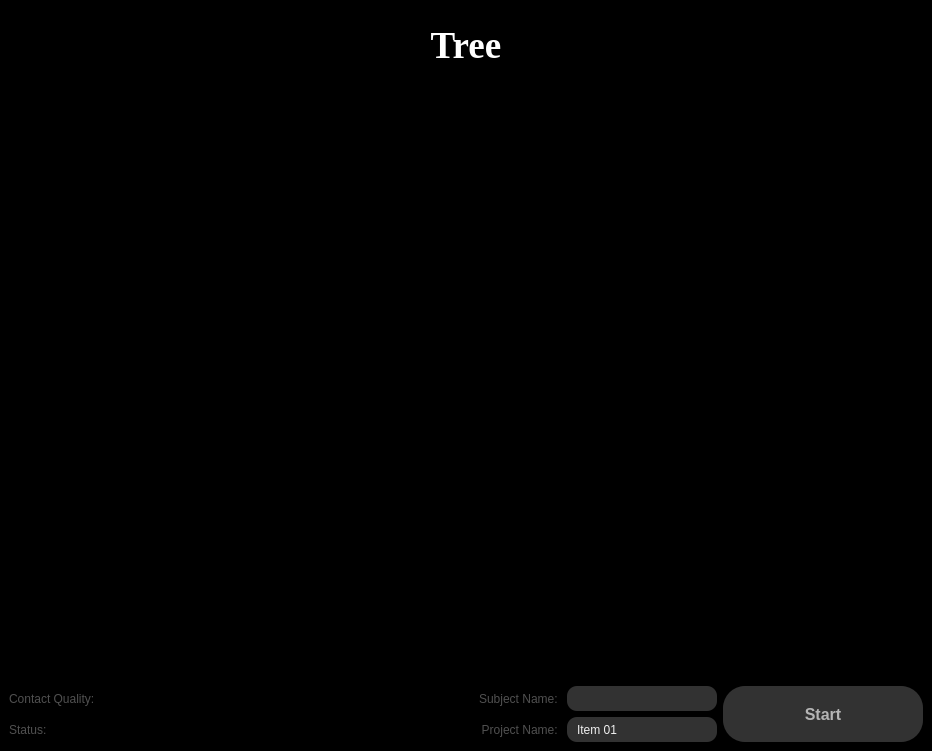
<?xml version="1.0" encoding="UTF-8"?>
<ui version="4.0">
 <class>MainWindow</class>
 <widget class="QMainWindow" name="MainWindow">
  <property name="geometry">
   <rect>
    <x>0</x>
    <y>0</y>
    <width>932</width>
    <height>751</height>
   </rect>
  </property>
  <property name="windowTitle">
   <string>Image to Brain</string>
  </property>
  <property name="styleSheet">
   <string notr="true">background-color: rgb(0, 0, 0);</string>
  </property>
  <widget class="QWidget" name="centralwidget">
   <layout class="QGridLayout" name="gridLayout_2">
    <item row="0" column="0">
     <layout class="QGridLayout" name="gridLayout_3">
      <item row="0" column="0" colspan="4">
       <widget class="QLabel" name="lbl_imageClass">
        <property name="minimumSize">
         <size>
          <width>0</width>
          <height>0</height>
         </size>
        </property>
        <property name="maximumSize">
         <size>
          <width>16777215</width>
          <height>72</height>
         </size>
        </property>
        <property name="font">
         <font>
          <family>Times New Roman</family>
          <pointsize>28</pointsize>
          <weight>75</weight>
          <italic>false</italic>
          <bold>true</bold>
         </font>
        </property>
        <property name="styleSheet">
         <string notr="true">color: rgb(255, 255, 255);</string>
        </property>
        <property name="text">
         <string>Tree</string>
        </property>
        <property name="alignment">
         <set>Qt::AlignCenter</set>
        </property>
       </widget>
      </item>
      <item row="2" column="3" rowspan="2">
       <widget class="QPushButton" name="btn_main">
        <property name="sizePolicy">
         <sizepolicy hsizetype="Preferred" vsizetype="Preferred">
          <horstretch>0</horstretch>
          <verstretch>0</verstretch>
         </sizepolicy>
        </property>
        <property name="minimumSize">
         <size>
          <width>110</width>
          <height>0</height>
         </size>
        </property>
        <property name="maximumSize">
         <size>
          <width>200</width>
          <height>75</height>
         </size>
        </property>
        <property name="cursor">
         <cursorShape>PointingHandCursor</cursorShape>
        </property>
        <property name="styleSheet">
         <string notr="true">QPushButton#btn_main {
	background-color: rgb(50, 50, 50);
	color: rgb(180, 180, 180);
	border-radius:22px;
	font: bold 16px;
}
QPushButton#btn_main:hover {
	background-color:rgb(85, 170, 127);
    color: rgb(255, 255, 255);

}
QPushButton#btn_main:pressed {
    background-color: rgb(200, 200, 200);
	color: rgb(25, 25, 25);

}</string>
        </property>
        <property name="text">
         <string>Start</string>
        </property>
       </widget>
      </item>
      <item row="3" column="0">
       <widget class="QLabel" name="lbl_status">
        <property name="maximumSize">
         <size>
          <width>16777215</width>
          <height>25</height>
         </size>
        </property>
        <property name="styleSheet">
         <string notr="true">color: rgb(80, 80, 80);</string>
        </property>
        <property name="text">
         <string>Status:</string>
        </property>
       </widget>
      </item>
      <item row="1" column="0" colspan="4">
       <widget class="QLabel" name="image">
        <property name="maximumSize">
         <size>
          <width>16777215</width>
          <height>16777215</height>
         </size>
        </property>
        <property name="text">
         <string/>
        </property>
        <property name="pixmap">
         <pixmap>Images/tree_03.jpg</pixmap>
        </property>
        <property name="scaledContents">
         <bool>false</bool>
        </property>
        <property name="alignment">
         <set>Qt::AlignCenter</set>
        </property>
       </widget>
      </item>
      <item row="2" column="0">
       <widget class="QLabel" name="lbl_contactQuality">
        <property name="maximumSize">
         <size>
          <width>16777215</width>
          <height>25</height>
         </size>
        </property>
        <property name="styleSheet">
         <string notr="true">color: rgb(80,80, 80);</string>
        </property>
        <property name="text">
         <string>Contact Quality:</string>
        </property>
       </widget>
      </item>
      <item row="3" column="2">
       <widget class="QComboBox" name="comboBox">
        <property name="maximumSize">
         <size>
          <width>150</width>
          <height>25</height>
         </size>
        </property>
        <property name="cursor">
         <cursorShape>PointingHandCursor</cursorShape>
        </property>
        <property name="contextMenuPolicy">
         <enum>Qt::DefaultContextMenu</enum>
        </property>
        <property name="layoutDirection">
         <enum>Qt::LeftToRight</enum>
        </property>
        <property name="styleSheet">
         <string notr="true">QComboBox{
	background-color: rgb(50, 50, 50);
	color: rgb(240, 240, 240);
    Border-radius: 10px;
    Padding-left: 10px;
} 
QComboBox::drop-down {
    Width: 0px;
} 

QComboBox QAbstractItemView{
    color: #cccccc; 
    border: 0px; 
    selection-background-color: #707070;
}
</string>
        </property>
        <property name="currentText">
         <string>Item 01</string>
        </property>
        <property name="frame">
         <bool>true</bool>
        </property>
        <item>
         <property name="text">
          <string>Item 01</string>
         </property>
        </item>
        <item>
         <property name="text">
          <string>Item 02</string>
         </property>
        </item>
       </widget>
      </item>
      <item row="2" column="2">
       <widget class="QLineEdit" name="lineEdit">
        <property name="maximumSize">
         <size>
          <width>150</width>
          <height>25</height>
         </size>
        </property>
        <property name="layoutDirection">
         <enum>Qt::LeftToRight</enum>
        </property>
        <property name="styleSheet">
         <string notr="true">QLineEdit{ 
background-color: rgb(50, 50, 50);
color: rgb(240, 240, 240);
border-radius: 10px;
font-size: 14px;
padding-left: 8px;
}
QLineEdit:focus {
background-color: rgb(200, 200, 200);
color: rgb(0, 0, 0);
}</string>
        </property>
        <property name="text">
         <string/>
        </property>
        <property name="alignment">
         <set>Qt::AlignLeading|Qt::AlignLeft|Qt::AlignVCenter</set>
        </property>
        <property name="dragEnabled">
         <bool>false</bool>
        </property>
       </widget>
      </item>
      <item row="2" column="1">
       <widget class="QLabel" name="lbl_subjectName">
        <property name="styleSheet">
         <string notr="true">color: rgb(80,80, 80);</string>
        </property>
        <property name="text">
         <string>Subject Name: </string>
        </property>
        <property name="alignment">
         <set>Qt::AlignRight|Qt::AlignTrailing|Qt::AlignVCenter</set>
        </property>
       </widget>
      </item>
      <item row="3" column="1">
       <widget class="QLabel" name="lbl_projectName">
        <property name="styleSheet">
         <string notr="true">color: rgb(80,80, 80);</string>
        </property>
        <property name="text">
         <string>Project Name: </string>
        </property>
        <property name="alignment">
         <set>Qt::AlignRight|Qt::AlignTrailing|Qt::AlignVCenter</set>
        </property>
       </widget>
      </item>
     </layout>
    </item>
   </layout>
  </widget>
 </widget>
 <resources/>
 <connections/>
</ui>
